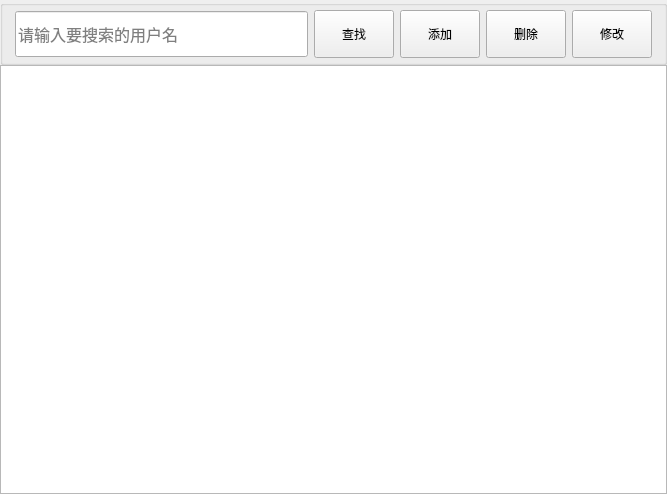
<?xml version="1.0" encoding="UTF-8"?>
<ui version="4.0">
 <class>patientView</class>
 <widget class="QWidget" name="patientView">
  <property name="geometry">
   <rect>
    <x>0</x>
    <y>0</y>
    <width>667</width>
    <height>494</height>
   </rect>
  </property>
  <property name="windowTitle">
   <string>患者管理</string>
  </property>
  <layout class="QVBoxLayout" name="verticalLayout" stretch="1,9">
   <property name="spacing">
    <number>0</number>
   </property>
   <property name="leftMargin">
    <number>0</number>
   </property>
   <property name="topMargin">
    <number>0</number>
   </property>
   <property name="rightMargin">
    <number>0</number>
   </property>
   <property name="bottomMargin">
    <number>0</number>
   </property>
   <item>
    <widget class="QGroupBox" name="groupBox">
     <property name="styleSheet">
      <string notr="true">.QPushButton{
	height:40%
}

.QLineEdit{
	height:40%
}
</string>
     </property>
     <property name="title">
      <string/>
     </property>
     <layout class="QHBoxLayout" name="horizontalLayout">
      <property name="spacing">
       <number>6</number>
      </property>
      <property name="leftMargin">
       <number>12</number>
      </property>
      <property name="topMargin">
       <number>4</number>
      </property>
      <property name="rightMargin">
       <number>12</number>
      </property>
      <property name="bottomMargin">
       <number>4</number>
      </property>
      <item>
       <widget class="QLineEdit" name="lineEdit">
        <property name="font">
         <font>
          <pointsize>12</pointsize>
         </font>
        </property>
        <property name="text">
         <string/>
        </property>
        <property name="placeholderText">
         <string>请输入要搜索的用户名</string>
        </property>
       </widget>
      </item>
      <item>
       <widget class="QPushButton" name="btnSearch">
        <property name="text">
         <string>查找</string>
        </property>
       </widget>
      </item>
      <item>
       <widget class="QPushButton" name="btnAdd">
        <property name="text">
         <string>添加</string>
        </property>
       </widget>
      </item>
      <item>
       <widget class="QPushButton" name="btnDel">
        <property name="text">
         <string>删除</string>
        </property>
       </widget>
      </item>
      <item>
       <widget class="QPushButton" name="btnEdit">
        <property name="text">
         <string>修改</string>
        </property>
       </widget>
      </item>
     </layout>
    </widget>
   </item>
   <item>
    <widget class="QTableView" name="tableView"/>
   </item>
  </layout>
 </widget>
 <resources/>
 <connections/>
</ui>
